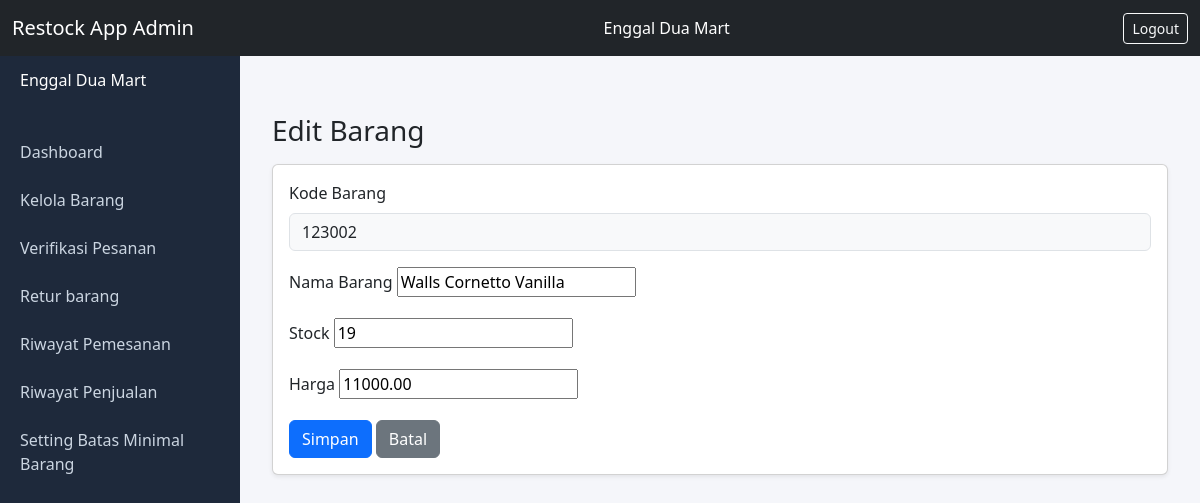
The app's page /barang/123002/edit/ (signed in) with its own data.
### inventory/models.py (models this page shows, shortened)
class Barang(models.Model):
    kategori = models.ForeignKey(
        KategoriBarang,
        on_delete=models.CASCADE
    )
    kode_barang = models.IntegerField(
        primary_key=True,
        editable=False
    )
    nama_barang = models.CharField(max_length=100)
    stock = models.IntegerField()
    harga = models.DecimalField(max_digits=12, decimal_places=2)
    batas_minimal = models.IntegerField(default=15)

### inventory/views.py (the view)
        def wrapper(request, *args, **kwargs):
            user_role = request.session.get('role')
            if user_role not in allowed_roles:
                return HttpResponseForbidden("Tidak punya akses.")
            return view_func(request, *args, **kwargs)

### inventory/views.py
class BarangForm(forms.ModelForm):
    class Meta:
        model = Barang
        fields = ['nama_barang', 'stock', 'harga']

### inventory/views.py (called while the page is built)
def require_login(view_func):
    def wrapper(request, *args, **kwargs):
        if not request.session.get('user_id'):
            return redirect('login')
        return view_func(request, *args, **kwargs)
    return wrapper

def require_role(*allowed_roles):
    def decorator(view_func):
        def wrapper(request, *args, **kwargs):
            user_role = request.session.get('role')
            if user_role not in allowed_roles:
                return HttpResponseForbidden("Tidak punya akses.")
            return view_func(request, *args, **kwargs)
        return wrapper
    return decorator

### inventory/templates/barang_form.html (shortened to what this page needs)
{% extends 'base.html' %}
{% block content %}
<div class="container mt-4">
<h3 class="mb-3">{{ judul }}</h3>
<div class="card shadow-sm">
  <div class="card-body">
    <form method="post">
      {% if judul == 'Edit Barang' %}
      <div class="mb-3">
        <label class="form-label">Kode Barang</label>
        <span class="form-control bg-light">
          {{ form.instance.kode_barang }}
        </span>
      </div>
      {% endif %}
      <div class="mb-3">
        <label class="form-label">Nama Barang</label>
        {{ form.nama_barang }}
      </div>
      <div class="mb-3">
        <label class="form-label">Stock</label>
        {{ form.stock }}
      </div>
      <div class="mb-3">
        <label class="form-label">Harga</label>
        {{ form.harga }}
      </div>
      <button type="submit" class="btn btn-primary">
        Simpan
      </button>
      <a href="{% url 'dashboard' %}" class="btn btn-secondary">
        Batal
      </a>
    </form>
  </div>
</div>
</div>
{% endblock %}

### inventory/templates/base.html (style rules this page uses)
body { background:#f5f6fa; }

### records on screen
Barang: instance.kode_barang "123002", nama_barang "Walls Cornetto Vanilla", stock "19", harga "11000.00"

### other values on screen
{{ judul }} "Edit Barang"
